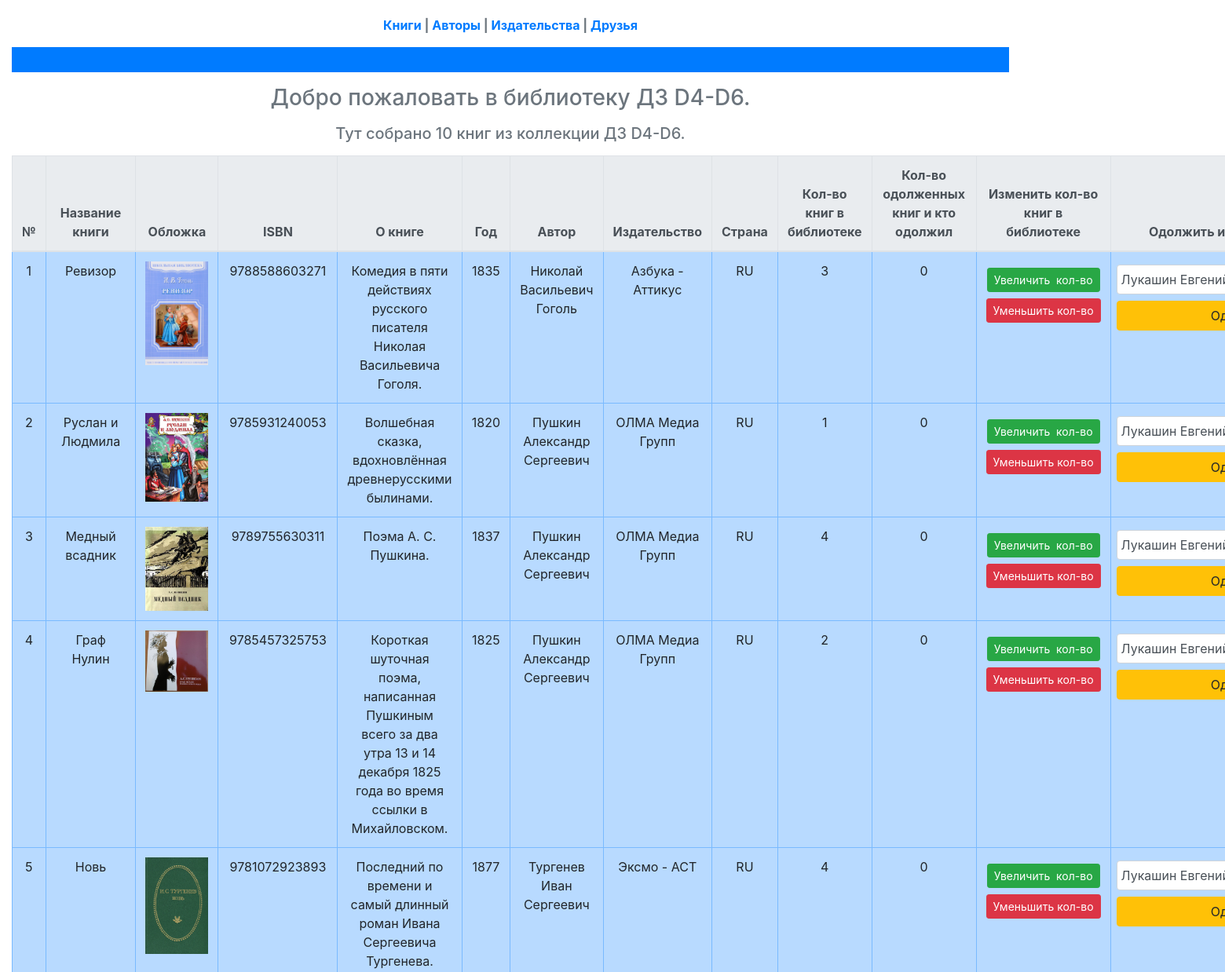
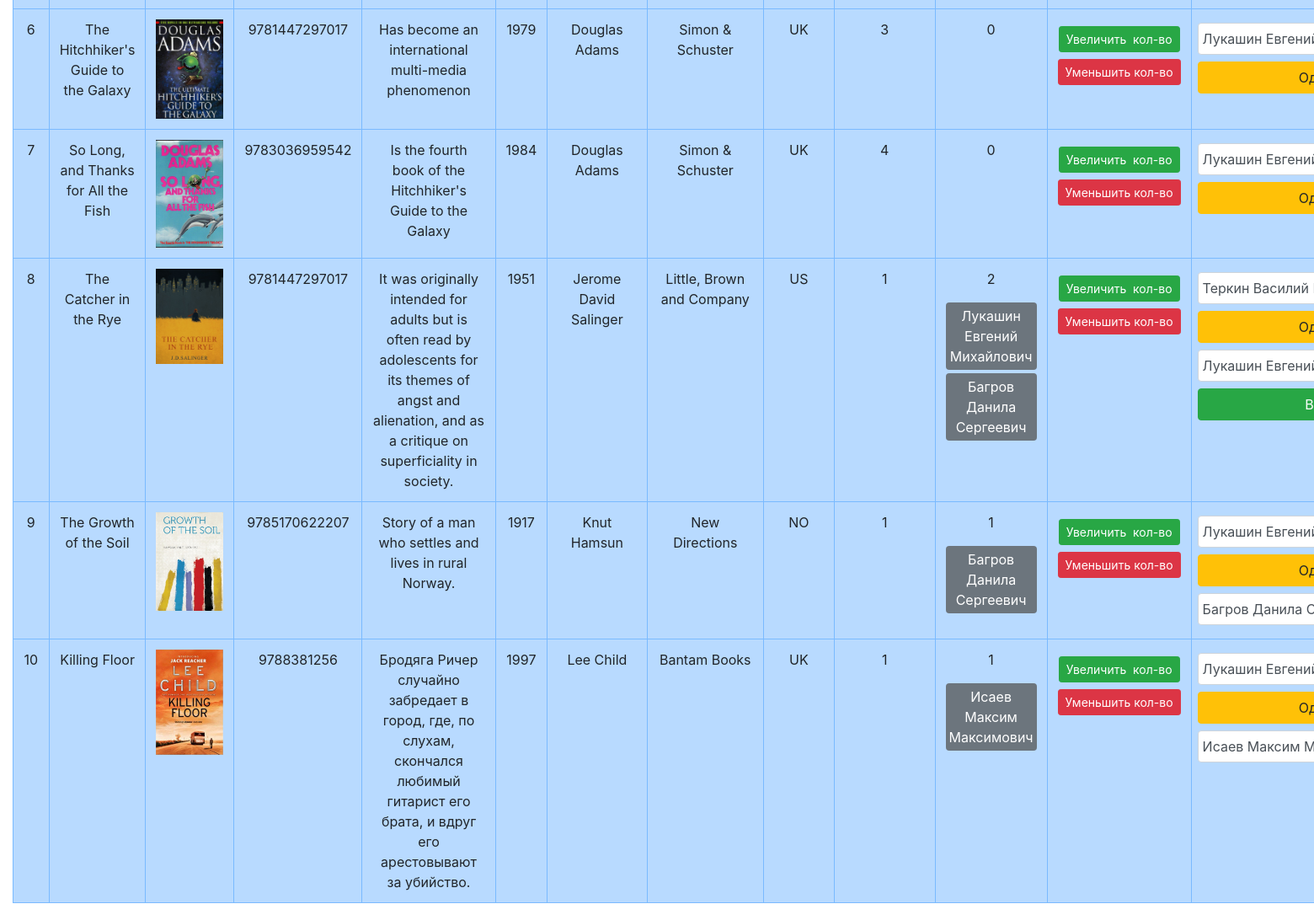
/library/, run on the app's committed database (2 pictures, top to bottom).
### p_library/models.py (models this page shows, shortened)
class Book(models.Model):
    ISBN = models.CharField(max_length=13)
    title = models.TextField()
    description = models.TextField()
    year_release = models.SmallIntegerField()
    author = models.ForeignKey(
        Author,
        on_delete=models.CASCADE
        )
    copy_count = models.SmallIntegerField(default=1)
    price = models.DecimalField(max_digits=6, decimal_places=2)
    publisher = models.ForeignKey(
        Publisher,
        on_delete=models.CASCADE,
        null=True,
        blank=True,
        related_name='books'
        )
    friend = models.ManyToManyField(
        Friend,
        blank=True,
        related_name='friends'
        )
    borrowed_book_count = models.SmallIntegerField(default=0)
    cover = models.ImageField(
        verbose_name='Обложка',
        upload_to='covers',
        blank=True
        )

class Author(models.Model):
    full_name = models.TextField()
    birth_year = models.SmallIntegerField()
    country = models.CharField(max_length=2)

class Publisher(models.Model):
    name = models.TextField()
    def __str__(self):
        return self.name

class Friend(models.Model):
    full_name = models.TextField()

### p_library/views.py (the view)
# urls.py: path('library/', views.library, name='library'),
def library(request):
    template = loader.get_template('library.html')
    books = Book.objects.all()
    friends = Friend.objects.all()
    biblio_data = {
        "title": "мою библиотеку",
        "books": books,
        "friends": friends,
    }
    return HttpResponse(template.render(biblio_data, request))

### templates/library.html (shortened to what this page needs)
{% extends 'base.html' %}
{% block link %}
    <div class="text-secondary text-center font-weight-bold my-3">
        <a class="text-black-80 text-decoration-underline" href="{%url 'p_library:book_list'%}">Книги</a> |
        <a class="text-black-80 text-decoration-underline" href="{%url 'p_library:author_list'%}">Авторы</a> |
        <a class="text-black-80 text-decoration-underline" href="{%url 'p_library:publisher_list'%}">Издательства</a> |
        <a class="text-black-80 text-decoration-underline" href="{%url 'p_library:friend_list'%}">Друзья</a>
    </div>
{% endblock %}
{% block content %}
    <h3 class="text-secondary text-center my-3">Добро пожаловать в библиотеку ДЗ D4-D6.</h3>
    <h5 class="text-secondary text-center my-3">Тут собрано {{ books|length }} книг из коллекции ДЗ D4-D6.</h5>
    <table class="table table-primary table-stripped table-hover">
        <thead class="thead-light">
            <tr class="table-bordered text-center">
                <th>№</th>
                <th>Название книги</th>
                <th>Обложка</th>
                <th>ISBN</th>
                <th>О книге</th>
                <th>Год</th>
                <th>Автор</th>
                <th>Издательство</th>
                <th>Страна</th>
                <th>Кол-во книг в библиотеке</th>
                <th>Кол-во одолженных книг и кто одолжил</th>
                <th>Изменить кол-во книг в библиотеке</th>
                <th>Одолжить или вернуть книги</th>
            </tr>
        </thead>
        <tbody class="table-bordered text-center">
            {% for book in books %}
            <tr>
                <td>{{ forloop.counter }}</td>
                <td>{{ book.title }}</td>
                <td>
                    {% if book.cover %}
                    <img src="{{ book.cover.url }}" width="80" alt="">
                    {% endif %}
                </td>
                <td>{{ book.ISBN }}</td>
                <td>{{ book.description }}</td>
                <td>{{ book.year_release }}</td>
                <td>{{ book.author.full_name }}</td>
                <td>{{ book.publisher }}</td>
                <td>{{ book.author.country }}</td>
                <td>{{ book.copy_count }}</td>
                <td>
                    <p>{{ book.borrowed_book_count }}</p>
                    {% for friend in friends.all %}
                    {% if friend in book.friend.all %}
                    <p class="my-1 px-1 py-1 bg-secondary text-white rounded">{{ friend.full_name }}</p>
                    {% endif %}
                    {% endfor %}
                </td>
                <td>
                    <form class="my-2" action="/library/book_increment/" method="post" enctype="multipart/form-data">
                        <input class="btn btn-success btn-sm" type="submit" value="Увеличить  кол-во" />
                    </form>
                    <form class="my-2" action="/library/book_decrement/" method="post" enctype="multipart/form-data">
                        <input class="btn btn-danger btn-sm" type="submit" value="Уменьшить кол-во" />
                    </form>
                </td>
                <td>
                    {% if book.copy_count and book.friend.all|length != friends.all|length %}
                    <form class="form-row" action="/library/borrowed_book/" method="post" enctype="multipart/form-data">
                        <select style="width:20vw;" class="col custom-select my-1 mr-sm-2" name="select_borrowed" size="1">
                            {% for friend in friends.all %}
                            {% if friend not in book.friend.all %}
                            <option value="{{ friend.id }}">{{ friend.full_name }}</option>
                            {% endif %}
                            {% endfor %}
                        </select>
                        <input class="col btn btn-warning my-1" type="submit" value="Одолжить" />
                    </form>
                    {% endif %}
                    {% if book.friend.all %}
                    <form class="form-row" action="/library/returned_book/" method="post" enctype="multipart/form-data">
                        <select style="width:20vw;" class="col custom-select my-1 mr-sm-2" name="select_returned" size="1">
                            {% for friend in book.friend.all %}
                            <option value="{{ friend.id }}">{{ friend.full_name }}</option>
                            {% endfor %}
                        </select>
                        <input class="col btn btn-success my-1" type="submit" value="Вернуть" />
                    </form>
                    {% endif %}
                </td>
            </tr>
            {% endfor %}
    </table>
{% endblock %}

### templates/base.html (shortened to what this page needs)
{% load static %}
<!DOCTYPE html>
<html lang="en">
<head>
    <link href="{% static 'css/bootstrap.min.css' %}" rel="stylesheet">
</head>
<body>
    <div class="container-fluid">
        <div class="row">
            <div class="col-10 my-1">
                {% block link %}{% endblock %}
    			<h2 class="p-3 mb-2 bg-primary text-white">{% block title_h2 %}{% endblock %}</h2>
                {% block content %}{% endblock %}
            </div>
        </div>
    </div>
</body>
</html>

### data on the page
Book: title "Ревизор", cover (picture), ISBN "9788588603271", description "Комедия в пяти действиях русского писателя Николая Васильевича Гоголя.", year_release "1835", author.full_name "Николай Васильевич Гоголь", publisher "Азбука - Аттикус", author.country "RU", copy_count "3", borrowed_book_count "0"
Book: title "Руслан и Людмила", cover (picture), ISBN "9785931240053", description "Волшебная сказка, вдохновлённая древнерусскими былинами.", year_release "1820", author.full_name "Пушкин Александр Сергеевич", publisher "ОЛМА Медиа Групп", author.country "RU", copy_count "1", borrowed_book_count "0"
Book: title "Медный всадник", cover (picture), ISBN "9789755630311", description "Поэма А. С. Пушкина.", year_release "1837", author.full_name "Пушкин Александр Сергеевич", publisher "ОЛМА Медиа Групп", author.country "RU", copy_count "4", borrowed_book_count "0"
Book: title "Граф Нулин", cover (picture), ISBN "9785457325753", description "Короткая шуточная поэма, написанная Пушкиным всего за два утра 13 и 14 декабря 1825 года во время ссылки в Михайловском.", year_release "1825", author.full_name "Пушкин Александр Сергеевич", publisher "ОЛМА Медиа Групп", author.country "RU", copy_count "2", borrowed_book_count "0"
Book: title "Новь", cover (picture), ISBN "9781072923893", description "Последний по времени и самый длинный роман Ивана Сергеевича Тургенева.", year_release "1877", author.full_name "Тургенев Иван Сергеевич", publisher "Эксмо - АСТ", author.country "RU", copy_count "4", borrowed_book_count "0"
Book: title "The Hitchhiker's Guide to the Galaxy", cover (picture), ISBN "9781447297017", description "Has become an international multi-media phenomenon", year_release "1979", author.full_name "Douglas Adams", publisher "Simon & Schuster", author.country "UK", copy_count "3", borrowed_book_count "0"
Book: title "So Long, and Thanks for All the Fish", cover (picture), ISBN "9783036959542", description "Is the fourth book of the Hitchhiker's Guide to the Galaxy", year_release "1984", author.full_name "Douglas Adams", publisher "Simon & Schuster", author.country "UK", copy_count "4", borrowed_book_count "0"
Book: title "The Catcher in the Rye", cover (picture), ISBN "9781447297017", description "It was originally intended for adults but is often read by adolescents for its themes of angst and alienation, and as a critique on superficiality in society.", year_release "1951", author.full_name "Jerome David Salinger", publisher "Little, Brown and Company", author.country "US", copy_count "1", borrowed_book_count "2"
Friend: full_name "Лукашин Евгений Михайлович"
Friend: full_name "Багров Данила Сергеевич"
Book: title "The Growth of the Soil", cover (picture), ISBN "9785170622207", description "Story of a man who settles and lives in rural Norway.", year_release "1917", author.full_name "Knut Hamsun", publisher "New Directions", author.country "NO", copy_count "1", borrowed_book_count "1"
Book: title "Killing Floor", cover (picture), ISBN "9788381256", description "Бродяга Ричер случайно забредает в город, где, по слухам, скончался любимый гитарист его брата, и вдруг его арестовывают за убийство.", year_release "1997", author.full_name "Lee Child", publisher "Bantam Books", author.country "UK", copy_count "1", borrowed_book_count "1"
Friend: full_name "Исаев Максим Максимович"

### other printed values
{{ books|length }} "10"
form field select_borrowed "Лукашин Евгений Михайлович"
form field select_borrowed "Теркин Василий Иванович"
form field select_returned "Лукашин Евгений Михайлович"
form field select_returned "Багров Данила Сергеевич"
form field select_returned "Исаев Максим Максимович"
